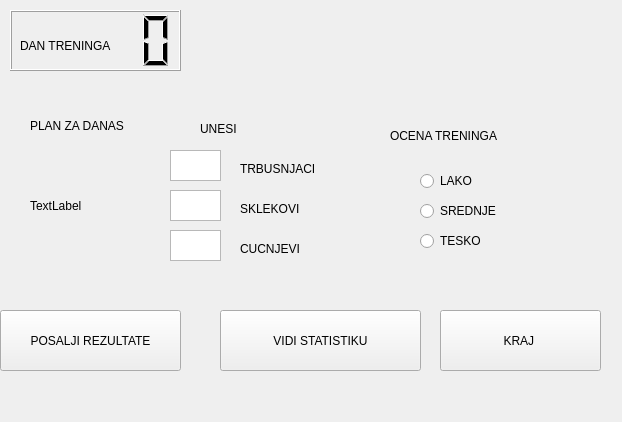
<?xml version="1.0" encoding="UTF-8"?>
<ui version="4.0">
 <class>Form</class>
 <widget class="QWidget" name="Form">
  <property name="geometry">
   <rect>
    <x>0</x>
    <y>0</y>
    <width>622</width>
    <height>422</height>
   </rect>
  </property>
  <property name="windowTitle">
   <string>Form</string>
  </property>
  <widget class="QLCDNumber" name="lcdNumber">
   <property name="geometry">
    <rect>
     <x>10</x>
     <y>10</y>
     <width>171</width>
     <height>61</height>
    </rect>
   </property>
  </widget>
  <widget class="QLabel" name="label_3">
   <property name="geometry">
    <rect>
     <x>20</x>
     <y>20</y>
     <width>251</width>
     <height>51</height>
    </rect>
   </property>
   <property name="text">
    <string>DAN TRENINGA</string>
   </property>
  </widget>
  <widget class="QLabel" name="label_2">
   <property name="geometry">
    <rect>
     <x>30</x>
     <y>90</y>
     <width>131</width>
     <height>71</height>
    </rect>
   </property>
   <property name="text">
    <string>PLAN ZA DANAS</string>
   </property>
  </widget>
  <widget class="QLabel" name="label_4">
   <property name="geometry">
    <rect>
     <x>30</x>
     <y>150</y>
     <width>91</width>
     <height>111</height>
    </rect>
   </property>
   <property name="text">
    <string>TextLabel</string>
   </property>
  </widget>
  <widget class="QLabel" name="label">
   <property name="geometry">
    <rect>
     <x>390</x>
     <y>110</y>
     <width>161</width>
     <height>51</height>
    </rect>
   </property>
   <property name="text">
    <string>OCENA TRENINGA</string>
   </property>
  </widget>
  <widget class="QRadioButton" name="radioButton_3">
   <property name="geometry">
    <rect>
     <x>420</x>
     <y>230</y>
     <width>117</width>
     <height>22</height>
    </rect>
   </property>
   <property name="text">
    <string>TESKO</string>
   </property>
  </widget>
  <widget class="QTextEdit" name="textEdit">
   <property name="geometry">
    <rect>
     <x>170</x>
     <y>150</y>
     <width>51</width>
     <height>31</height>
    </rect>
   </property>
  </widget>
  <widget class="QRadioButton" name="radioButton_2">
   <property name="geometry">
    <rect>
     <x>420</x>
     <y>200</y>
     <width>117</width>
     <height>22</height>
    </rect>
   </property>
   <property name="text">
    <string>SREDNJE</string>
   </property>
  </widget>
  <widget class="QLabel" name="label_8">
   <property name="geometry">
    <rect>
     <x>240</x>
     <y>240</y>
     <width>81</width>
     <height>17</height>
    </rect>
   </property>
   <property name="text">
    <string>CUCNJEVI</string>
   </property>
  </widget>
  <widget class="QTextEdit" name="textEdit_2">
   <property name="geometry">
    <rect>
     <x>170</x>
     <y>190</y>
     <width>51</width>
     <height>31</height>
    </rect>
   </property>
  </widget>
  <widget class="QLabel" name="label_6">
   <property name="geometry">
    <rect>
     <x>240</x>
     <y>160</y>
     <width>101</width>
     <height>17</height>
    </rect>
   </property>
   <property name="text">
    <string>TRBUSNJACI</string>
   </property>
  </widget>
  <widget class="QTextEdit" name="textEdit_3">
   <property name="geometry">
    <rect>
     <x>170</x>
     <y>230</y>
     <width>51</width>
     <height>31</height>
    </rect>
   </property>
  </widget>
  <widget class="QRadioButton" name="radioButton">
   <property name="geometry">
    <rect>
     <x>420</x>
     <y>170</y>
     <width>117</width>
     <height>22</height>
    </rect>
   </property>
   <property name="text">
    <string>LAKO</string>
   </property>
  </widget>
  <widget class="QLabel" name="label_7">
   <property name="geometry">
    <rect>
     <x>240</x>
     <y>200</y>
     <width>91</width>
     <height>17</height>
    </rect>
   </property>
   <property name="text">
    <string>SKLEKOVI</string>
   </property>
  </widget>
  <widget class="QLabel" name="label_5">
   <property name="geometry">
    <rect>
     <x>200</x>
     <y>120</y>
     <width>67</width>
     <height>17</height>
    </rect>
   </property>
   <property name="text">
    <string>UNESI </string>
   </property>
  </widget>
  <widget class="QPushButton" name="pushButton_3">
   <property name="geometry">
    <rect>
     <x>440</x>
     <y>310</y>
     <width>161</width>
     <height>61</height>
    </rect>
   </property>
   <property name="text">
    <string>KRAJ </string>
   </property>
  </widget>
  <widget class="QPushButton" name="pushButton">
   <property name="geometry">
    <rect>
     <x>0</x>
     <y>310</y>
     <width>181</width>
     <height>61</height>
    </rect>
   </property>
   <property name="text">
    <string>POSALJI REZULTATE</string>
   </property>
  </widget>
  <widget class="QPushButton" name="pushButton_2">
   <property name="geometry">
    <rect>
     <x>220</x>
     <y>310</y>
     <width>201</width>
     <height>61</height>
    </rect>
   </property>
   <property name="text">
    <string>VIDI STATISTIKU</string>
   </property>
  </widget>
 </widget>
 <resources/>
 <connections/>
</ui>
